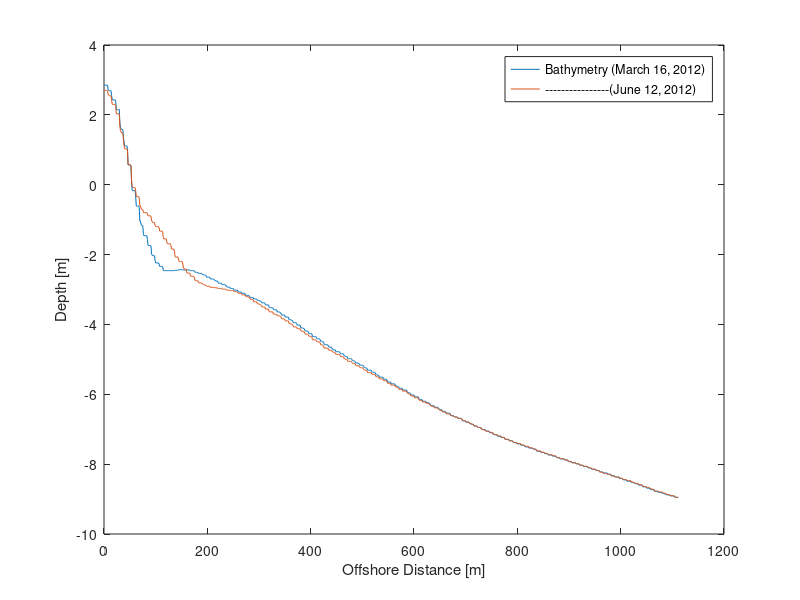

MATLAB code to generate this figure: (Note: this script raises an error after producing the figure.)
%%%% Costal Engineering Project %%%%%

%Deliverable List
%Dune Profile for the System pre and post storm

dat=csvread('Bathymetry.csv',1,0);
xcord=dat(:,1);
zmarch=dat(:,3);
zjune=dat(:,2);

figure(1)
plot(xcord,zmarch,xcord,zjune)
ylabel('Depth [m]')
xlabel('Offshore Distance [m]')
legend('Bathymetry (March 16, 2012)','----------------(June 12, 2012)')


% %2a Wind Conditions

filename = 'E:\OE\Project\WindSpeed2012.csv';
delimiter = ',';
startRow = 2;
formatSpec = '%s%f%[^\n\r]';
fileID = fopen(filename,'r');
dataArray = textscan(fileID, formatSpec, 'Delimiter', delimiter, 'EmptyValue' ,NaN,'HeaderLines' ,startRow-1, 'ReturnOnError', false);
fclose(fileID);
date_time = dataArray{:, 1};
WindSpeedms = dataArray{:, 2};
clearvars filename delimiter startRow formatSpec fileID dataArray ans;

figure(2)
[U,X]=hist(WindSpeedms,0:1:50);
bar(X,U/length(WindSpeedms)*100)
xlim([0 25])
xlabel('Wind Speed [m/s]')
ylabel('Occurence Percentage')

filename = 'E:\OE\Project\WindDirection2012.csv';
delimiter = ',';
startRow = 2;
formatSpec = '%s%f%[^\n\r]';
fileID = fopen(filename,'r');
dataArray = textscan(fileID, formatSpec, 'Delimiter', delimiter, 'EmptyValue' ,NaN,'HeaderLines' ,startRow-1, 'ReturnOnError', false);
fclose(fileID);
date_time = dataArray{:, 1};
WindDirectiondegree = dataArray{:, 2};
clearvars filename delimiter startRow formatSpec fileID dataArray ans;

figure(3)
[Deg,X1]=hist(WindDirectiondegree,0:10:360);
bar(X1,Deg/length(WindDirectiondegree)*100)

%storm wind data

filename = 'E:\OE\Project\WindConditions.csv';
delimiter = ',';
formatSpec = '%*s%s%[^\n\r]';
fileID = fopen(filename,'r');
dataArray = textscan(fileID, formatSpec, 'Delimiter', delimiter,  'ReturnOnError', false);
fclose(fileID);
raw = repmat({''},length(dataArray{1}),length(dataArray)-1);
for col=1:length(dataArray)-1
    raw(1:length(dataArray{col}),col) = dataArray{col};
end
numericData = NaN(size(dataArray{1},1),size(dataArray,2));
rawData = dataArray{1};
for row=1:size(rawData, 1);
    % Create a regular expression to detect and remove non-numeric prefixes and
    % suffixes.
    regexstr = '(?<prefix>.*?)(?<numbers>([-]*(\d+[\,]*)+[\.]{0,1}\d*[eEdD]{0,1}[-+]*\d*[i]{0,1})|([-]*(\d+[\,]*)*[\.]{1,1}\d+[eEdD]{0,1}[-+]*\d*[i]{0,1}))(?<suffix>.*)';
    try
        result = regexp(rawData{row}, regexstr, 'names');
        numbers = result.numbers;
        
        % Detected commas in non-thousand locations.
        invalidThousandsSeparator = false;
        if any(numbers==',');
            thousandsRegExp = '^\d+?(\,\d{3})*\.{0,1}\d*$';
            if isempty(regexp(thousandsRegExp, ',', 'once'));
                numbers = NaN;
                invalidThousandsSeparator = true;
            end
        end
        % Convert numeric strings to numbers.
        if ~invalidThousandsSeparator;
            numbers = textscan(strrep(numbers, ',', ''), '%f');
            numericData(row, 1) = numbers{1};
            raw{row, 1} = numbers{1};
        end
    catch me
    end
end
R = cellfun(@(x) ~isnumeric(x) && ~islogical(x),raw); % Find non-numeric cells
raw(R) = {NaN}; % Replace non-numeric cells
WindSpeedms1 = cell2mat(raw(:, 1));
clearvars filename delimiter formatSpec fileID dataArray ans raw col numericData rawData row regexstr result numbers invalidThousandsSeparator thousandsRegExp me R;

figure(4)
[U1,X2]=hist(WindSpeedms1,0:1:50);
bar(X2,U1/length(WindSpeedms1)*100)
xlim([0 15])
xlabel('Wind Speed [m/s]')
ylabel('Occurence Percentage')

filename = 'E:\OE\Project\WindDirectionMarch15June15.csv';
delimiter = ',';
startRow = 2;
formatSpec = '%s%f%[^\n\r]';
fileID = fopen(filename,'r');
dataArray = textscan(fileID, formatSpec, 'Delimiter', delimiter, 'EmptyValue' ,NaN,'HeaderLines' ,startRow-1, 'ReturnOnError', false);
fclose(fileID);
date_time1 = dataArray{:, 1};
WindDirectiondegree1 = dataArray{:, 2};
clearvars filename delimiter startRow formatSpec fileID dataArray ans;

figure(5)
[U2,X3]=hist(WindDirectiondegree1,0:10:360);
bar(X3,U2/length(WindDirectiondegree1))
xlabel('Wind Direction [^o]')
ylabel('Frequency of Occurence')

%2b Annual Wave Conditions
Jan=importdata('January2012.txt');
HJan=Jan.data(:,6);
TJan=Jan.data(:,9);
Feb=importdata('February2012.txt');
HFeb=Feb.data(:,6);
TFeb=Feb.data(:,9);
Mar=importdata('March2012.txt');
HMar=Mar.data(:,6);
TMar=Mar.data(:,9);
May=importdata('May2012.txt');
HMay=May.data(:,6);
TMay=May.data(:,9);
Jun=importdata('June2012.txt');
HJun=Jun.data(:,6);
TJun=Jun.data(:,9);
Dec=importdata('December2012.txt');
HDec=Dec.data(:,6);
TDec=Dec.data(:,9);

H=[HJan; HFeb; HMar; HMay; HJun; HDec];
T=[TJan; TFeb; TMar; TMay; TJun; TDec];
H(isnan(H(:,1)),:) = [];
T(isnan(T(:,1)),:) = [];

figure(6)
histnorm(H)
xlabel('Normalized Wave Height [m]')
ylabel('Occurence Percentage [%]')

figure(7)
histnorm(T)
xlabel('Normalized Wave Period [s]')
ylabel('Occurence Probability')




% %% Sediment
% clear all
% close all
% %% data from the frf army study at duck beach in 1994
% %% this is at a cross-shore distance of 69.4m, which is roughly where the frf army study definined the onshore beach right before the waterline
% seive_size=[1.414 1.189 1 .841 .707 .595 .5 .42 .354 .297 .25 .21 .177 .149 .125 .105]; % in mm 
% location_percent_in_each_seive=[0 .2 .29 .84 3.73 11.39 30.5 15.42 10.66 7.52 9.62 4.67 3.24 1.43 .34 .15]; % percentage of the total weight at each seive size
% % percentfiner=[0 .2 .49 1.33 5.06 16.45 46.95 62.37 73.03 80.55 90.17 94.84 98.08 99.51 99.85 100]; % percent finer
% percentfiner=[100 99.85 99.51 98.08 94.84 90.17 80.55 73.03 62.37 46.95 16.45 5.06 1.33 .49 .2 0];
% figure
% plot(seive_size,percentfiner)
% ylabel('% Finer (cumulative)')
% xlabel('Seive Size [mm]')
% title('CDF')
% grid on
% figure
% plot(seive_size,location_percent_in_each_seive)
% ylabel('% of total weight')
% xlabel('Seive Size [mm]')
% grid on
% %%
% d50=.308275;
% g=9.81; 
% u_mean=mean(us);
% u_given=(us);
% u_prime=u_given-u_mean;
% v_mean=mean(vs);
% v_given=(vs);
% v_prime=v_given-v_mean;
% urms=sqrt(mean(u_prime.^2));
% vrms=sqrt(mean(v_prime.^2));
% u_o=sqrt(2)*sqrt(urms^2+vrms^2);
% sigma_press=std(ps);
% p_mean=mean(ps);
% ds=d_50/1000;
% Cd=.5;
% k=.4;
% S=2.54;
% theta_crit=.04; %% might need to be changed
% kw=.0046/((S-1)*g);
% kc=.0053/((S-1)*g);
% eb=.135;
% phaseR=33; 
% es=.015;
% Hs=4*sigma_press; %%% this might need to be set to the mean Hs from the data we have, unsure though
% T=5; %%% this needs to be set to the mean(period) from the data we have
% d_o=Hs*(T/(2*pi))*sqrt(g/p_mean);
% 
% fs=exp(((5.213*((2.5*ds)/(d_o/2))^.194)-5.977));
% tau=(.5)*fs*rho_water*(((d_o/2)*((2*pi)/T))^2);
% Ustar=sqrt(tau/rho_water);
% ws=sqrt((4/3)*(g*ds/Cd)*(S-1));
% Ro=ws/(k*Ustar);
% theta=(tau/(rho_water*(S-1)*g*ds));
% q_b_mpm=(8*((theta-theta_crit)^1.5)*ds*sqrt(g*ds*(S-1)))*(3600*24); % bedload  [in days]
% q_b_eng=abs((kw*((eb*(u_o^3))/tan(phaseR))+kc*((eb*((sqrt(u_mean^2 + u_o^2))^2)*u_mean)/tan(phaseR)))*(3600*24));
% q_s_cem=((7*(theta-theta_crit)*sqrt(theta)))*ws*ds*ds*sqrt(g*ds*(S-1))*(3600*24);
% q_s_eng=(kw*((es*(u_o^4))/ws)+kc*((es*((sqrt(u_mean^2 + u_o^2))^3)*u_mean)
